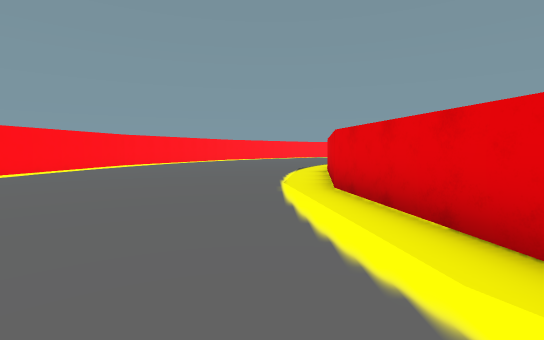
view 1 (above)

22 first-person views from a walk through a Unity game level. The camera is 1.4 m above the floor, tilts 4° down and sees 85° across. The floor is counted in squares, 2 m on a side. Each view is taken from the middle of a square. On the plan, view 1 faces up. The plan holds only what a view shows up to about 10 squares ahead; the rest is blank. The place goes on beyond the plan.

view 2
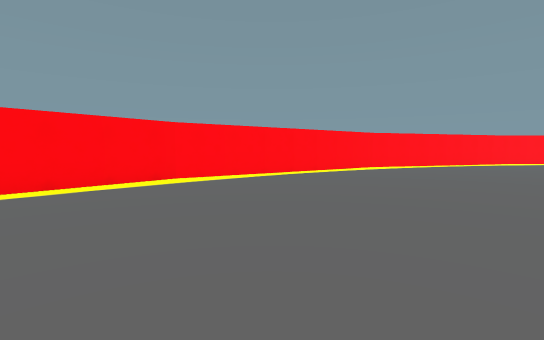

view 3
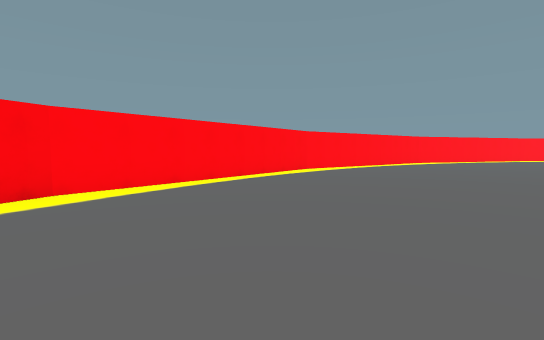

view 4
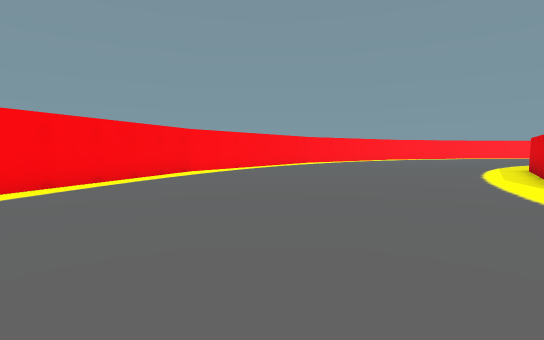

view 5
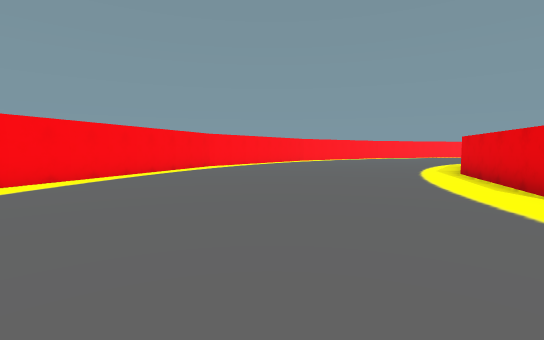

view 6
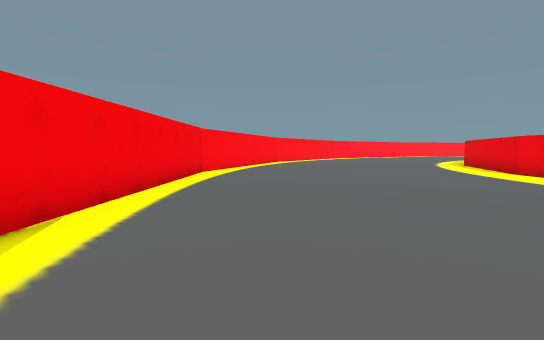

view 7
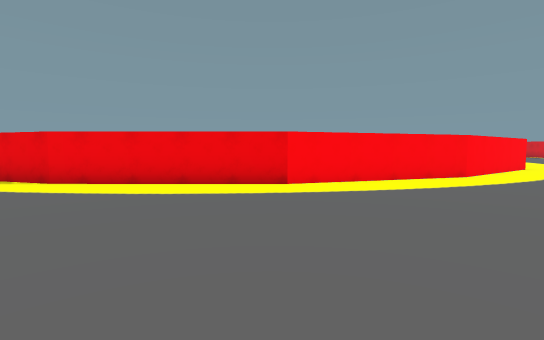

view 8
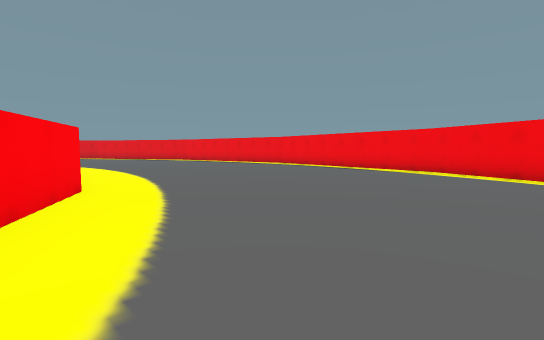

view 9
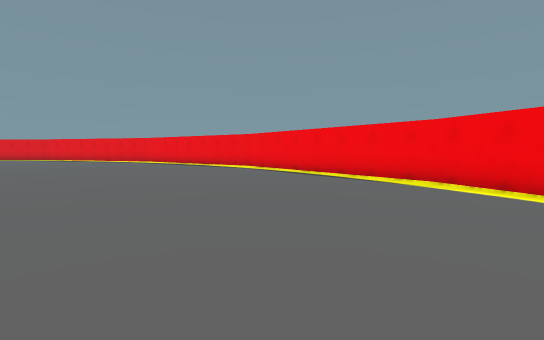

view 10
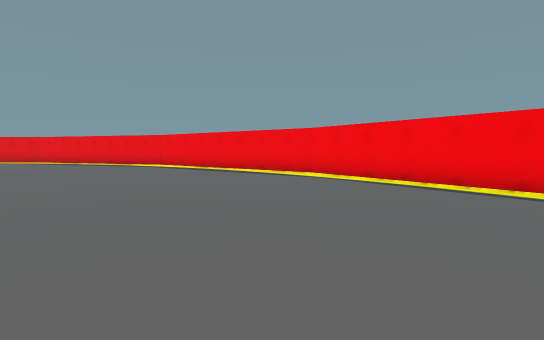

view 11
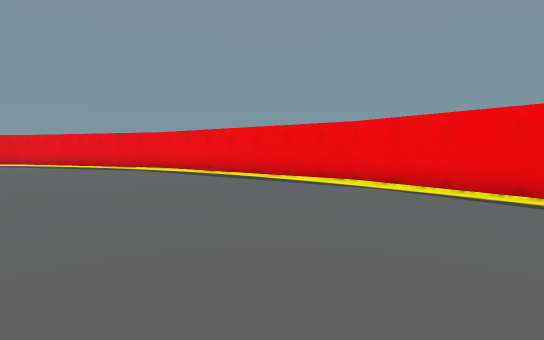

view 12
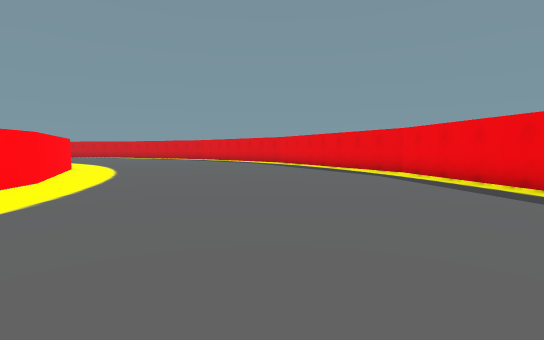

view 13
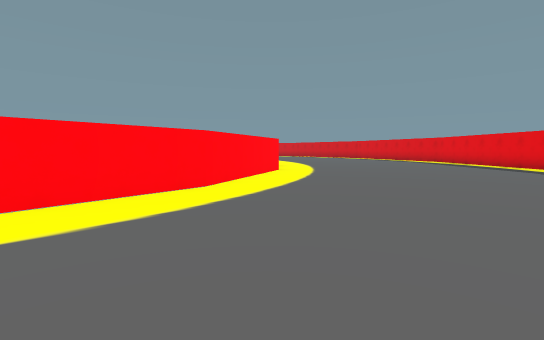

view 14
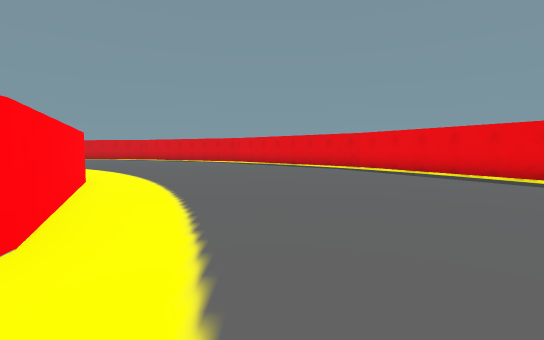

view 15
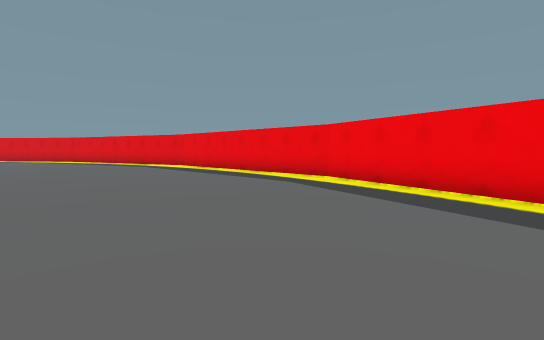

view 16
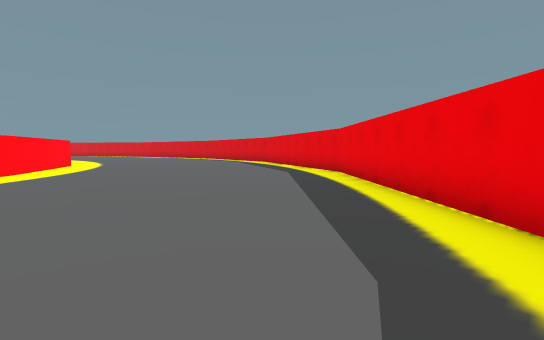

view 17
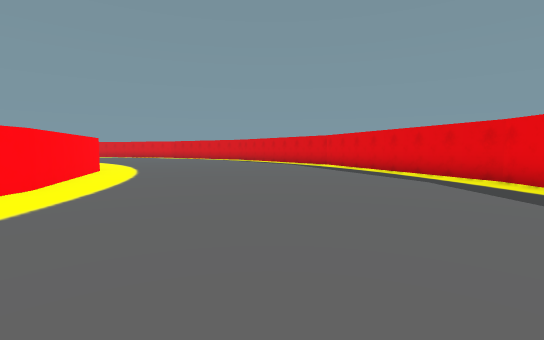

view 18
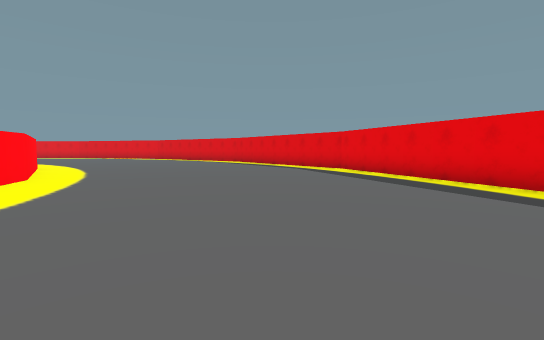

view 19
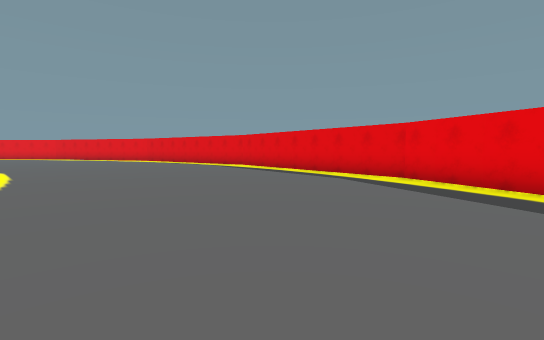

view 20
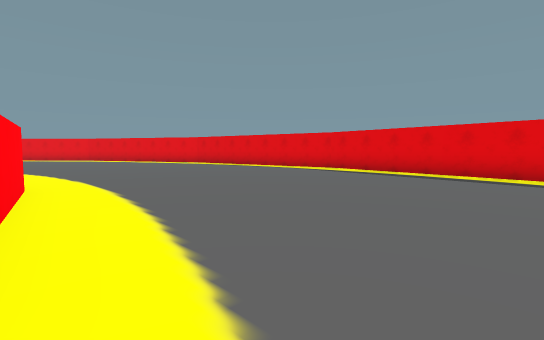

view 21
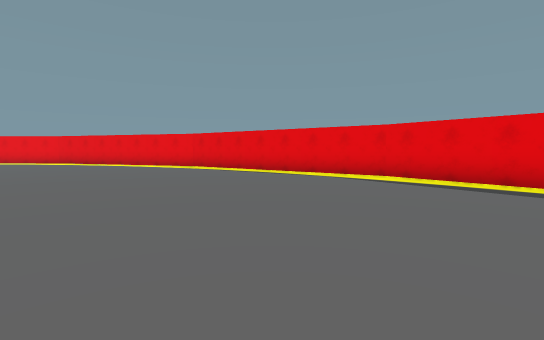

view 22
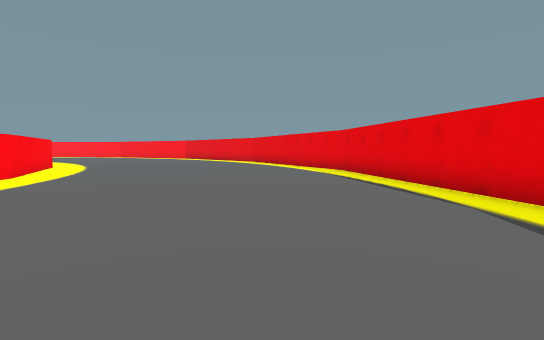

### Floor plan
Points are (right, up) in squares from view 1. A wall is a line through its corners. A room is listed if a view was taken in it or the views show most of it. See-through windows are left out.
Room 1 (views 1, 2, 3, 4, 5, 6, 7, 8, 9, 10, 11, 12, 13, 14, 15, 16, 17, 18, 19, 20, 21, 22)
walls: (16.1, -9.9) (11.6, -9.2) (7.4, -7) (4, -3.7) (1.8, 0.7); (25.3, -7) (21, -9.2) (18.1, -9.7); (6.3, -16.5) (9, -17.9) (16.5, -19.1) (23.9, -17.9) (30.6, -14.4) (35.9, -9) (39.3, -2.2) (40.5, 5.3) (39.3, 13); (1.7, 1.7) (1.1, 5.3) (1.8, 9.5); (31.6, 5.4) (30.8, 0.6) (28.7, -3.7) (28.2, -4.1); (29.3, 13) (30.8, 10) (30.9, 9.6); (-6.8, 10.4) (-7.6, 5.3) (-6.4, -2.2) (-3, -9) (1.8, -13.9)

Positions as (right, up) in squares from view 1, and headings:
1: (0, 0), facing up
2: (-1, 2), facing up-left
3: (-1, -3), facing up-left
4: (2, -7), facing up-left
5: (4, -9), facing up-left
6: (5, -14), facing up-left
7: (3, -11), facing up-right
8: (6, -8), facing down-right
9: (7, -11), facing down-right
10: (11, -12), facing down-right
11: (13, -13), facing down-right
12: (15, -14), facing right
13: (18, -14), facing up-right
14: (19, -11), facing right
15: (23, -13), facing right
16: (28, -14), facing up-right
17: (28, -10), facing up-right
18: (30, -8), facing up-right
19: (32, -5), facing up-right
20: (31, -1), facing up-right
21: (33, 2), facing up-right
22: (37, 3), facing up
